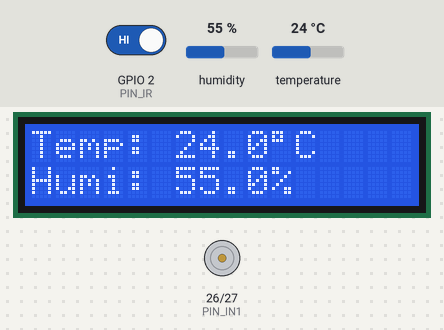
This program was run on a simulated ESP32. Shown: 16×2 character LCD, motor-driver pin pairs drawn as motors (green arrow = first pin HIGH = forward, orange = second pin HIGH = backward, longer = more drive). The inputs (shaded band) are chosen by the test bench; at power-on: GPIO 2 (PIN_IR) HIGH, humidity 55 %, temperature 24 °C. WiFi joins after 1.5 s; servers stay silent unless stated; random numbers use the default seed unless the program sets one; no MQTT or app messages arrive unless stated; what the program prints to the serial monitor is not drawn.

Above: at 3.8 s.
3.9 s: GPIO 2 (PIN_IR) driven LOW
At 5.1 s:
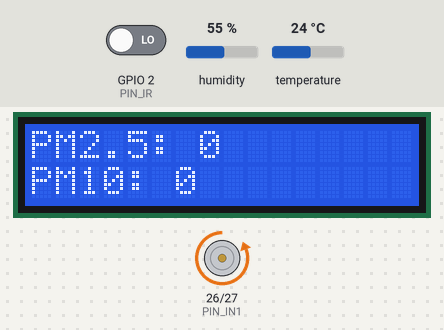
9.4 s: humidity set to 22 %
At 11.2 s:
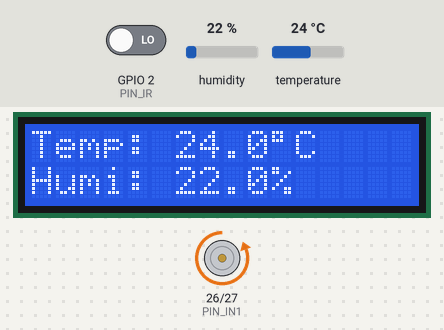
13.4 s: temperature set to 12 °C
At 15.4 s:
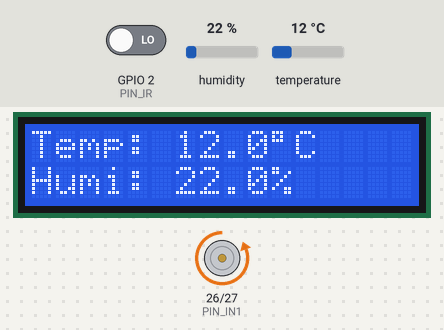
17.4 s: GPIO 2 (PIN_IR) driven HIGH
At 22.2 s:
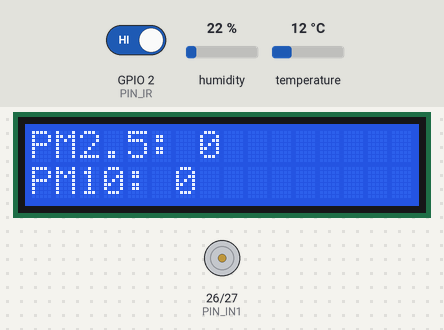
26.2 s: humidity set to 40 %
At 27.1 s:
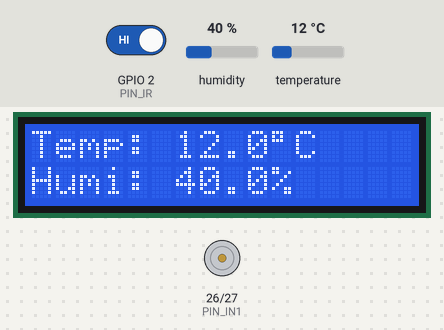
30.2 s: temperature set to 19 °C
At 31.4 s:
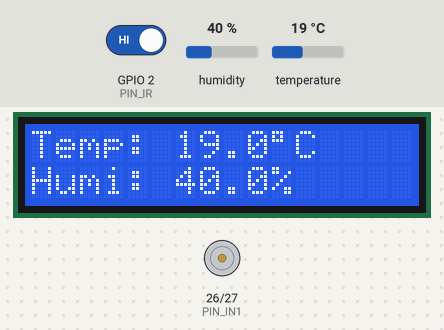
Timing chart, 0 to 33.2 s (numbered marks = the images above; inputs shaded):
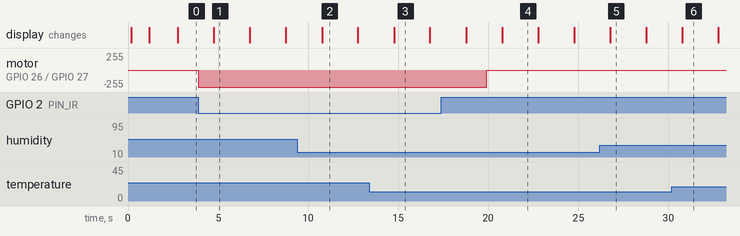

Measured:
- after the input at 3.9 s, motor on GPIO 26 (PIN_IN1) / GPIO 27 (PIN_IN2): stopped → backward 255/255 at once
- after the input at 17.4 s, motor on GPIO 26 (PIN_IN1) / GPIO 27 (PIN_IN2): backward 255/255 → stopped after 2.5 s
- what the display in image 1 shows lasts 2.0 s, from 4.8 s to 6.8 s

The program:

main.cpp
```cpp
#include <Arduino.h>

#include "config.h"
#include "sensors.h"
#include "display.h"
#include "motor_ir.h"
#include "wifi_mqtt.h"

void setup() {
  Serial.begin(115200);
  delay(100);
  Serial.println();
  Serial.println("==== HyperAir ESP32 Start ====");

  initDisplay();
  initSensors();
  initMotorAndIR();
  setupWiFiAndMQTT();
}

void loop() {
  // Always keep sensors and IO updated
  updateSensors();
  updateMotorAndIR();

  // Network
  ensureMQTTConnected();
  mqttClient.loop();  // keep MQTT alive

  // Publish periodically (same rate as SENSOR_INTERVAL_MS)
  static uint32_t lastPublish = 0;
  uint32_t now = millis();
  if (now - lastPublish >= SENSOR_INTERVAL_MS) {
    lastPublish = now;
    publishSensorData(sensorData);
  }

  // Update LCD pages (AQI ↔ Temp/Humi)
  updateDisplay(sensorData);
}
```

aqi.h
```cpp
#pragma once
#include <Arduino.h>

extern const int BP_PM25[7];
extern const int AQI_PM25[7];

extern const int BP_PM10[7];
extern const int AQI_PM10[7];

int calculateAQI(float C, const int BP[], const int AQI_BP[], int size);
```

display.h
```cpp
#pragma once
#include <Arduino.h>
#include "sensors.h"

void initDisplay();
void updateDisplay(const SensorData& data);   // non-blocking
```

motor_ir.h
```cpp
#pragma once
#include <Arduino.h>

void initMotorAndIR();
void updateMotorAndIR();  // non-blocking, call every loop()
```

sensors.h
```cpp
#pragma once
#include <Arduino.h>

struct SensorData {
  int   pm25  = -1;
  int   pm10  = -1;
  float temp  = NAN;
  float humi  = NAN;
  int   aqi25 = 0;
  int   aqi10 = 0;
};

extern SensorData sensorData;

void initSensors();
void updateSensors();   // non-blocking, call every loop()
```

wifi_mqtt.h
```cpp
#pragma once
#include <Arduino.h>
#include <PubSubClient.h>
#include "sensors.h"

extern PubSubClient mqttClient;

void setupWiFiAndMQTT();
void ensureMQTTConnected();
void publishSensorData(const SensorData& data);
```

aqi.cpp
```cpp
#include "aqi.h"
#include <math.h>

const int BP_PM25[7]  = { 0, 12, 35, 55, 150, 250, 350 };
const int AQI_PM25[7] = { 0, 50, 100, 150, 200, 300, 400 };

const int BP_PM10[7]  = { 0, 54, 154, 254, 354, 424, 504 };
const int AQI_PM10[7] = { 0, 50, 100, 150, 200, 300, 400 };

int calculateAQI(float C, const int BP[], const int AQI_BP[], int size) {
  if (C < 0) C = 0;
  for (int i = 1; i < size; i++) {
    if (C <= BP[i]) {
      float Clow  = BP[i - 1];
      float Chigh = BP[i];
      int   Ilow  = AQI_BP[i - 1];
      int   Ihigh = AQI_BP[i];

      float aqi = (Ihigh - Ilow) * (C - Clow) / (Chigh - Clow) + Ilow;
      return (int)round(aqi);
    }
  }
  return AQI_BP[size - 1];  // max AQI
}
```

display.cpp
```cpp
#include "display.h"
#include "config.h"
#include <LiquidCrystal_I2C.h>

LiquidCrystal_I2C lcd(LCD_I2C_ADDR, 16, 2);

void initDisplay() {
  lcd.init();
  lcd.backlight();
  lcd.clear();
  lcd.setCursor(0, 0);
  lcd.print("System Ready");
  delay(1000);
  lcd.clear();
}

// Switch between 2 pages every LCD_PAGE_INTERVAL_MS
void updateDisplay(const SensorData& data) {
  static uint32_t lastSwitch = 0;
  static uint8_t page = 0;

  uint32_t now = millis();
  if (now - lastSwitch < LCD_PAGE_INTERVAL_MS) return;
  lastSwitch = now;
  page = (page + 1) % 2;

  lcd.clear();

  if (page == 0) {
    // Page 1: AQI
    lcd.setCursor(0, 0);
    lcd.print("PM2.5: ");
    lcd.print(data.aqi25);

    lcd.setCursor(0, 1);
    lcd.print("PM10: ");
    lcd.print(data.aqi10);
  } else {
    // Page 2: Temp / Humidity
    lcd.setCursor(0, 0);
    lcd.print("Temp: ");
    lcd.print(data.temp, 1);
    lcd.write(223); // degree symbol
    lcd.print("C");

    lcd.setCursor(0, 1);
    lcd.print("Humi: ");
    lcd.print(data.humi, 1);
    lcd.print("%");
  }
}
```

motor_ir.cpp
```cpp
#include "motor_ir.h"
#include "config.h"

void initMotorAndIR() {
  pinMode(PIN_IN1, OUTPUT);
  pinMode(PIN_IN2, OUTPUT);
  digitalWrite(PIN_IN1, LOW);
  digitalWrite(PIN_IN2, LOW);

  pinMode(PIN_IR, INPUT_PULLUP);
}

// IR low → start motor for MOTOR_ON_MS (no delay)
void updateMotorAndIR() {
  static bool motorOn = false;
  static uint32_t motorOnStart = 0;

  uint32_t now = millis();
  int irState = digitalRead(PIN_IR);

  if (irState == LOW && !motorOn) {
    motorOn = true;
    motorOnStart = now;

    digitalWrite(PIN_IN1, LOW);
    digitalWrite(PIN_IN2, HIGH);
    Serial.println("Object Detected! Motor ON");
  }

  if (motorOn && (now - motorOnStart >= MOTOR_ON_MS)) {
    motorOn = false;
    digitalWrite(PIN_IN1, LOW);
    digitalWrite(PIN_IN2, LOW);
    Serial.println("Motor OFF");
  }
}
```

sensors.cpp
```cpp
#include "sensors.h"
#include "config.h"
#include "aqi.h"

#include <DHT.h>
#include <HardwareSerial.h>

// DHT
DHT dht(DHT_PIN, DHT_TYPE);

// PMS5003
HardwareSerial pmsSerial(1);

// Global sensor data
SensorData sensorData;

void initSensors() {
  dht.begin();
  pmsSerial.begin(9600, SERIAL_8N1, PIN_PMS_RX, PIN_PMS_TX);
}

// Non-blocking sensor update
void updateSensors() {
  // ---- PMS5003: read frames when available ----
  while (pmsSerial.available() >= 32) {
    uint8_t buf[32];
    pmsSerial.readBytes(buf, 32);
    if (buf[0] == 0x42 && buf[1] == 0x4D) {
      sensorData.pm25 = (buf[12] << 8) | buf[13];
      sensorData.pm10 = (buf[14] << 8) | buf[15];
    }
  }

  // ---- DHT + AQI only every SENSOR_INTERVAL_MS ----
  static uint32_t lastUpdate = 0;
  uint32_t now = millis();
  if (now - lastUpdate < SENSOR_INTERVAL_MS) return;
  lastUpdate = now;

  float t = dht.readTemperature();
  float h = dht.readHumidity();

  if (!isnan(t)) sensorData.temp = t;
  if (!isnan(h)) sensorData.humi = h;

  if (sensorData.pm25 < 0) sensorData.pm25 = 0;
  if (sensorData.pm10 < 0) sensorData.pm10 = 0;

  sensorData.aqi25 = calculateAQI(sensorData.pm25, BP_PM25, AQI_PM25, 7);
  sensorData.aqi10 = calculateAQI(sensorData.pm10, BP_PM10, AQI_PM10, 7);

  Serial.printf("PM2.5=%d AQI2.5=%d | PM10=%d AQI10=%d\n",
                sensorData.pm25, sensorData.aqi25,
                sensorData.pm10, sensorData.aqi10);
  Serial.printf("Temp=%.1fC Humi=%.1f%%\n", sensorData.temp, sensorData.humi);
}
```

wifi_mqtt.cpp
```cpp
#include "wifi_mqtt.h"
#include "config.h"

#include <WiFi.h>
#include <WiFiManager.h>

WiFiManager wm;
WiFiClient espClient;
PubSubClient mqttClient(espClient);

// Internal helper
static void connectWiFiIfNeeded() {
  if (WiFi.status() == WL_CONNECTED) return;

  Serial.println("WiFi not connected, starting WiFiManager portal...");
  bool res = wm.autoConnect(WIFI_AP_NAME, WIFI_AP_PASSWORD);

  if (!res) {
    Serial.println("WiFiManager failed to connect");
  } else {
    Serial.print("WiFi connected, IP: ");
    Serial.println(WiFi.localIP());
  }
}

void setupWiFiAndMQTT() {
  WiFi.mode(WIFI_STA);
  connectWiFiIfNeeded();
  mqttClient.setServer(MQTT_SERVER, MQTT_PORT);
}

void ensureMQTTConnected() {
  connectWiFiIfNeeded();
  if (WiFi.status() != WL_CONNECTED) return;

  while (!mqttClient.connected()) {
    Serial.print("Attempting MQTT connection...");
    String clientId = "ESP32Client-" + String(random(0xffff), HEX);

    if (mqttClient.connect(clientId.c_str(), MQTT_USER, MQTT_PASS)) {
      Serial.println("connected");
      // mqttClient.subscribe("your/topic/here");  // if needed
    } else {
      Serial.print("failed, rc=");
      Serial.print(mqttClient.state());
      Serial.println(" try again in 5 seconds");
      delay(5000);   // OK here, only on failure
    }
  }
}

void publishSensorData(const SensorData& data) {
  if (!mqttClient.connected()) return;

  char msg[160];
  snprintf(msg, sizeof(msg),
           "{\"AQI2_5\":%d,\"AQI10\":%d,\"Temp\":%.1f,\"Humi\":%.1f}",
           data.aqi25, data.aqi10, data.temp, data.humi);

  bool ok = mqttClient.publish(MQTT_TOPIC_DATA, msg);

  if (ok) {
    Serial.print("MQTT publish: ");
    Serial.println(msg);
  } else {
    Serial.println("MQTT publish failed");
  }
}
```

config.h
```cpp
#pragma once

#include <Arduino.h>
#include <DHT.h>   // for DHT11 / DHT22 constants

// ---------- WiFiManager AP (for config portal) ----------
constexpr char WIFI_AP_NAME[]     = "HyperAir-Setup";
constexpr char WIFI_AP_PASSWORD[] = "12345678";

// ---------- MQTT Config ----------
constexpr char MQTT_SERVER[]      = "183.182.103.136";  // TODO
constexpr uint16_t MQTT_PORT      = 1883;
constexpr char MQTT_USER[]        = "mrc";
constexpr char MQTT_PASS[]        = "123456";
constexpr char MQTT_TOPIC_DATA[]  = "mrc/hyperair/data";

// ---------- LCD ----------
constexpr uint8_t LCD_I2C_ADDR    = 0x27;

// ---------- Pins ----------
constexpr uint8_t DHT_PIN         = 18;
constexpr uint8_t DHT_TYPE        = DHT22;  // DHT.h macro

constexpr uint8_t PIN_IR          = 2;
constexpr uint8_t PIN_IN1         = 26;
constexpr uint8_t PIN_IN2         = 27;

constexpr uint8_t PIN_PMS_RX      = 16;
constexpr uint8_t PIN_PMS_TX      = 17;

// ---------- Timing (ms) ----------
constexpr uint32_t SENSOR_INTERVAL_MS   = 2000;  // DHT + AQI update
constexpr uint32_t LCD_PAGE_INTERVAL_MS = 2000;  // switch LCD page
constexpr uint32_t MOTOR_ON_MS          = 4000;  // motor run after detect
```
